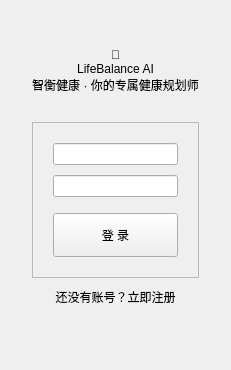
      <widget class="QWidget" name="page_2">
       <layout class="QVBoxLayout" name="vLayoutLogin">
        <property name="spacing">
         <number>0</number>
        </property>
        <property name="leftMargin">
         <number>32</number>
        </property>
        <property name="topMargin">
         <number>0</number>
        </property>
        <property name="rightMargin">
         <number>32</number>
        </property>
        <property name="bottomMargin">
         <number>32</number>
        </property>
        <item>
         <spacer name="loginTopSpacer">
          <property name="orientation">
           <enum>Qt::Vertical</enum>
          </property>
          <property name="sizeHint" stdset="0">
           <size>
            <width>20</width>
            <height>48</height>
           </size>
          </property>
         </spacer>
        </item>
        <item>
         <widget class="QLabel" name="lblLoginLogo">
          <property name="text">
           <string>🌿</string>
          </property>
          <property name="alignment">
           <set>Qt::AlignCenter</set>
          </property>
         </widget>
        </item>
        <item>
         <widget class="QLabel" name="label_5">
          <property name="text">
           <string>LifeBalance AI</string>
          </property>
          <property name="alignment">
           <set>Qt::AlignCenter</set>
          </property>
         </widget>
        </item>
        <item>
         <widget class="QLabel" name="lblLoginSubtitle">
          <property name="text">
           <string>智衡健康 · 你的专属健康规划师</string>
          </property>
          <property name="alignment">
           <set>Qt::AlignCenter</set>
          </property>
         </widget>
        </item>
        <item>
         <spacer name="loginMidSpacer">
          <property name="orientation">
           <enum>Qt::Vertical</enum>
          </property>
          <property name="sizeType">
           <enum>QSizePolicy::Fixed</enum>
          </property>
          <property name="sizeHint" stdset="0">
           <size>
            <width>20</width>
            <height>28</height>
           </size>
          </property>
         </spacer>
        </item>
        <item>
         <widget class="QFrame" name="loginCard">
          <property name="frameShape">
           <enum>QFrame::StyledPanel</enum>
          </property>
          <property name="frameShadow">
           <enum>QFrame::Plain</enum>
          </property>
          <layout class="QVBoxLayout" name="vLayoutLoginCard">
           <property name="spacing">
            <number>0</number>
           </property>
           <property name="leftMargin">
            <number>20</number>
           </property>
           <property name="topMargin">
            <number>20</number>
           </property>
           <property name="rightMargin">
            <number>20</number>
           </property>
           <property name="bottomMargin">
            <number>20</number>
           </property>
           <item>
            <widget class="QLineEdit" name="editPhoneLogin"/>
           </item>
           <item>
            <spacer name="loginSpacer1">
             <property name="orientation">
              <enum>Qt::Vertical</enum>
             </property>
             <property name="sizeType">
              <enum>QSizePolicy::Fixed</enum>
             </property>
             <property name="sizeHint" stdset="0">
              <size>
               <width>20</width>
               <height>10</height>
              </size>
             </property>
            </spacer>
           </item>
           <item>
            <widget class="QLineEdit" name="editPwdLogin"/>
           </item>
           <item>
            <spacer name="loginSpacer2">
             <property name="orientation">
              <enum>Qt::Vertical</enum>
             </property>
             <property name="sizeType">
              <enum>QSizePolicy::Fixed</enum>
             </property>
             <property name="sizeHint" stdset="0">
              <size>
               <width>20</width>
               <height>16</height>
              </size>
             </property>
            </spacer>
           </item>
           <item>
            <widget class="QPushButton" name="btnLogin">
             <property name="minimumSize">
              <size>
               <width>0</width>
               <height>44</height>
              </size>
             </property>
             <property name="text">
              <string>登 录</string>
             </property>
            </widget>
           </item>
          </layout>
         </widget>
        </item>
        <item>
         <spacer name="loginSpacer3">
          <property name="orientation">
           <enum>Qt::Vertical</enum>
          </property>
          <property name="sizeType">
           <enum>QSizePolicy::Fixed</enum>
          </property>
          <property name="sizeHint" stdset="0">
           <size>
            <width>20</width>
            <height>10</height>
           </size>
          </property>
         </spacer>
        </item>
        <item>
         <widget class="QLabel" name="lblGoRegister">
          <property name="text">
           <string>还没有账号？立即注册</string>
          </property>
          <property name="alignment">
           <set>Qt::AlignCenter</set>
          </property>
          <property name="openExternalLinks">
           <bool>false</bool>
          </property>
         </widget>
        </item>
        <item>
         <spacer name="loginBottomSpacer">
          <property name="orientation">
           <enum>Qt::Vertical</enum>
          </property>
          <property name="sizeHint" stdset="0">
           <size>
            <width>20</width>
            <height>32</height>
           </size>
          </property>
         </spacer>
        </item>
       </layout>
      </widget>
